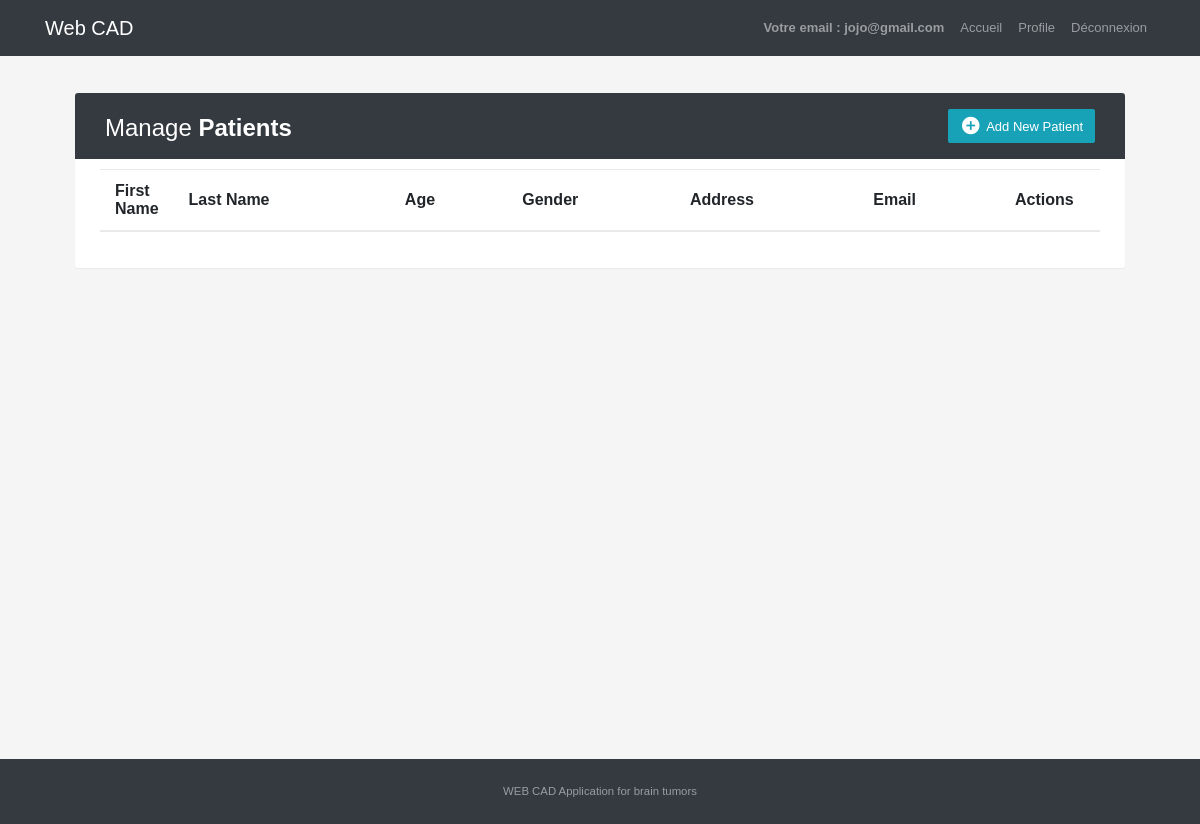
Before: /list/patients/ (signed in) with the older database file.
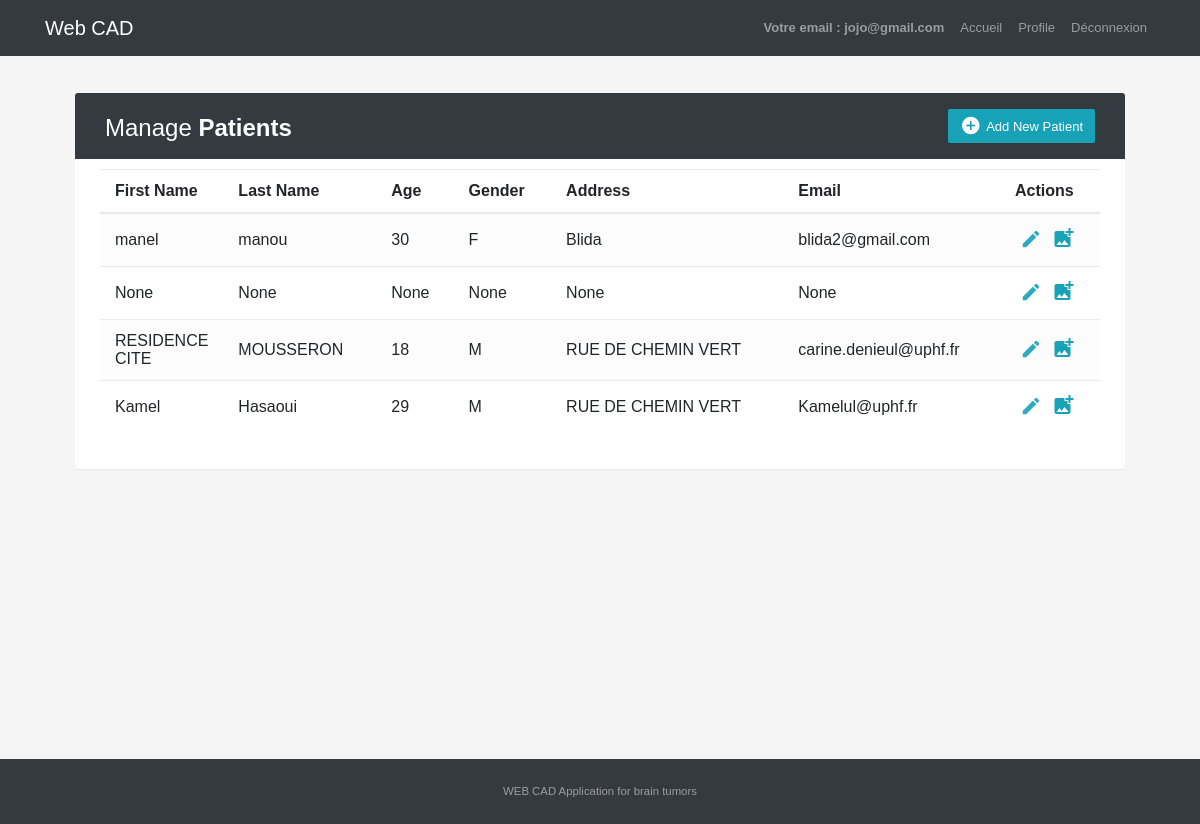
After: the same page with the newer database file.
### sprint2/models.py (models this page shows, shortened)
class Patient(models.Model):
    last_name = models.CharField(max_length=50, null=True, blank=True)
    first_name = models.CharField(max_length=50, null=True, blank=True)
    age = models.PositiveIntegerField(null=True, blank=True)
    GENDER_CHOICES = (
        ('M', 'Male'),
        ('F', 'Female'),
    )
    gender = models.CharField(
        max_length=1, choices=GENDER_CHOICES, null=True, blank=True)
    email = models.EmailField(
        max_length=254, unique=True, null=True, blank=True)
    Address = models.CharField(
        max_length=100, default=None, null=True, blank=True)

### sprint2/views.py (the view)
# urls.py: path('list/', include('sprint2.urls')),
@login_required
def list(request):
    patients = Patient.objects.all()
    page = request.GET.get('page', 1)
    paginator = Paginator(patients, 5)
    try:
        patient = paginator.page(page)
    except PageNotAnInteger:
        patient = paginator.page(1)
    except EmptyPage:
        patient = paginator.page(paginator.num_pages)
    return render(request, 'sprint2/list_patients.html', {'patients': patients, 'patient': patient})

### sprint2/templates/sprint2/list_patients.html (shortened to what this page needs)
{% extends "Sprint1/base.html" %}
{% load staticfiles%}
{% load crispy_forms_tags %}
{% block content %}
<link rel="stylesheet" type="text/css" href="{% static 'css/TableCSS.css' %}">
    <div class="container">
        <div class="table-wrapper">
            <div class="table-title">
                <div class="row">
                    <div class="col-sm-6">
						<h2>Manage <b>Patients</b></h2>
					</div>
					<div class="col-sm-6">
						<a href="{% url 'sprint2:addPatient' %}" class="btn btn-info" ><i class="material-icons">&#xE147;</i> <span>Add New Patient</span></a>
					</div>
                </div>
            </div>
            <table class="table table-striped table-hover">
                <thead>
                    <tr>
                        <th>First Name</th>
                        <th>Last Name</th>
                        <th>Age</th>
                        <th>Gender</th>
						<th>Address</th>
                        <th>Email</th>
                        <th>Actions</th>
                    </tr>
                </thead>
                <tbody>
                	{% for p in patient %}
                    <tr>
                        	<td>{{p.first_name}}</td>
                        	<td>{{p.last_name}}</td>
                        	<td>{{p.age}}</td>
                        	<td>{{p.gender}}</td>
                        	<td>{{p.Address}}</td>
                        	<td>{{p.email}}</td>
                        	<td>
                            <a href="{% url 'sprint2:editPatient' p.pk %}" class="edit" ><i class="material-icons" data-toggle="tooltip" title="Edit">&#xE254;</i></a>
                            <a href="{% url 'sprint2:addIRMPatient' p.pk %}" class="edit" ><span class="material-icons">
</span></a>
                        	</td>
                    </tr>
                    {% endfor %}
                </tbody>
            </table>
        </div>
    </div>
{% endblock content %}

Changed rows visible on the page:
added Patient: first_name "manel", last_name "manou", age "30", gender "F", Address "Blida", email "blida2@gmail.com"
added Patient: first_name "None", last_name "None", age "None", gender "None", Address "None", email "None"
added Patient: first_name "RESIDENCE CITE", last_name "MOUSSERON", age "18", gender "M", Address "RUE DE CHEMIN VERT", email "carine.denieul@uphf.fr"
added Patient: first_name "Kamel", last_name "Hasaoui", age "29", gender "M", Address "RUE DE CHEMIN VERT", email "Kamelul@uphf.fr"
